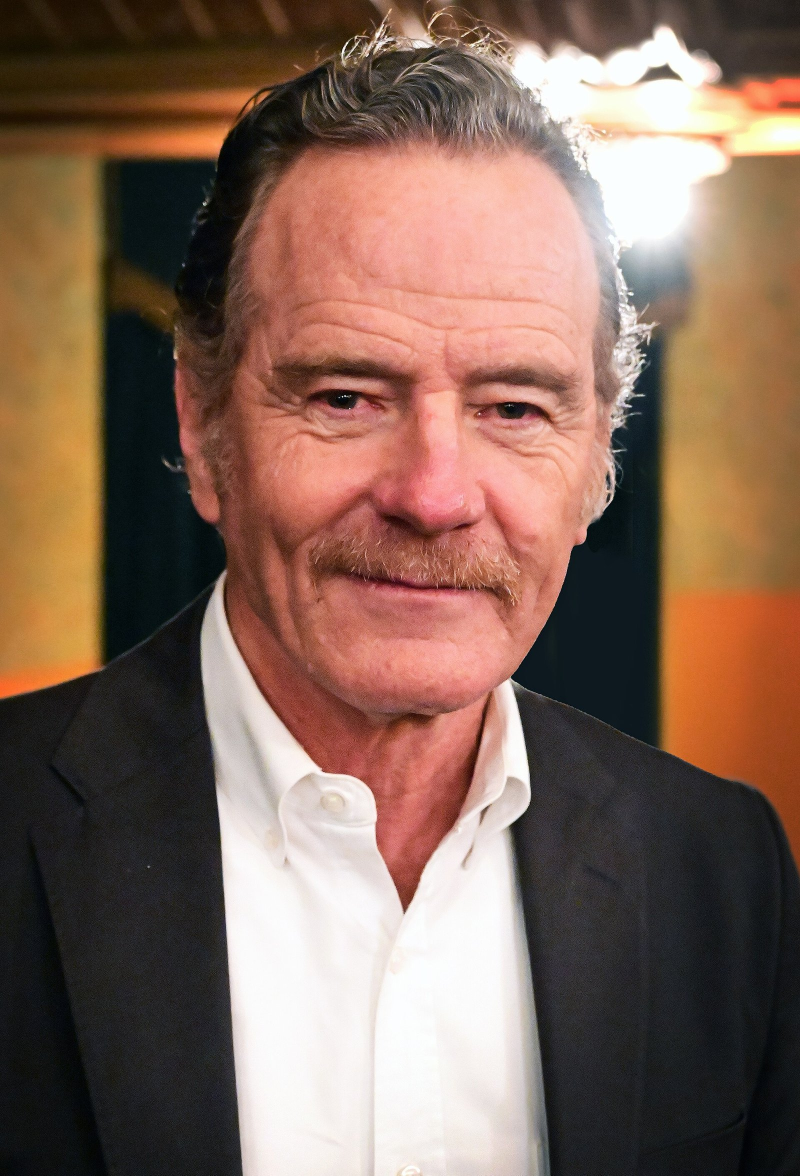
#> input picture assets/uploads/bryan-cranston-leva-all-my-sons-de-ivo-van-hove-a-broadway-em-marco-de-2027-original-a-1794843881472.jpg, 1600 x 2351 px (shown at 1/2 size)
$ python -i mesa_pedro.py   (imports and definitions only)
#> lines starting #> are read from the running program, lines starting #| are printed output that depends on the picture
#> further down, picture is the input picture: PIL image 1600x2351 RGB; mean R, G, B 131.4, 103.6, 89.6
#!/usr/bin/env python3
# -*- coding: utf-8 -*-
"""A mesa do Pedro: o braço do manual tools/PEDRO.md.

Matérias assinadas por Pedro Amaral, escritas nesta conversa do Claude,
entregues a ele aqui e publicadas no site só depois que ele aprova e marca a
hora (ordem dele, 14/10/2026).

REGRA CANÔNICA (ordem do Pedro, 14/10/2026): NADA VAI AO AR SEM O PEDRO
AUTORIZAR NESTA CONVERSA E DIZER A HORA. A rodada escreve, guarda o rascunho
em import/mesa-pedro/ (fica no repositório, nunca no site) e entrega aqui.
Publicar exige --ok, que só se usa depois da autorização dele, e uma hora.
Nunca duas matérias juntas: o script recusa publicar a menos de ESPACO_MIN
minutos de outra matéria dele.

Uso:
  python3 tools/mesa_pedro.py capa --slug SLUG (--url URL | --commons "File:X.jpg" | --arte N) [--foco auto|moldura|alto|centro|baixo]
  python3 tools/mesa_pedro.py confere PACOTE.json [...] [--rascunho]
  python3 tools/mesa_pedro.py ja-saiu "palavras chave"
  python3 tools/mesa_pedro.py guarda PACOTE.json [...]            # rascunho na mesa, aguardando o Pedro
  python3 tools/mesa_pedro.py horarios [--n 4]                     # próximos horários livres do relógio da casa
  python3 tools/mesa_pedro.py proximo-7h [--n 5]                   # a fila das frias (7h, dias úteis)
  python3 tools/mesa_pedro.py proximo-fds [--n 5]                  # sábados e domingos livres às 17h (segunda fria do dia)
  python3 tools/mesa_pedro.py publica SLUG --ok --em "15/10 09:00"  # só depois da autorização do Pedro
  python3 tools/mesa_pedro.py publica SLUG [...] --ok --proximo-7h  # frias aprovadas, uma por dia
  python3 tools/mesa_pedro.py publica SLUG [...] --ok --proximo-fds # frias aprovadas, 17h de sábado e domingo
  python3 tools/mesa_pedro.py descarta SLUG [...] --motivo "..."   # o Pedro recusou
  python3 tools/mesa_pedro.py remove SLUG --motivo "..."           # tira do ar

A cópia de produção: o site é montado a partir da branch PRODUCAO. Se a pasta
atual já está nela, é ela. Senão, o script mantém um worktree dessa branch em
../FOYER-PRODUCAO (ou em $FOYER_PRODUCAO) e publica por ele. A branch de
desenvolvimento nunca recebe matéria.
"""
import argparse
import glob
import html
import io
import json
import os
import re
import shutil
import subprocess
import sys
import time
import unicodedata
from datetime import datetime, timedelta, timezone

ROOT = os.path.dirname(os.path.dirname(os.path.abspath(__file__)))
PRODUCAO = 'claude/foyer-digital-redesign-14l2b6'
BASE_URL = 'https://foyer.digital'
AUTOR = 'Pedro Amaral'
ORIGEM = 'mesa-pedro'
MESA = 'import/mesa-pedro'           # os rascunhos aguardando o Pedro (nunca vão ao site)
ESPACO_MIN = 60                      # minutos mínimos entre duas matérias dele
RELOGIO = (7, 9, 12, 15, 18, 20)     # as horas cheias da casa, em Brasília
UA = ('Mozilla/5.0 (X11; Linux x86_64) AppleWebKit/537.36 (KHTML, like Gecko) '
      'Chrome/128.0 Safari/537.36 FOYER-mesa/1.0 (+https://www.foyer.digital)')
COAUTOR = 'Co-Authored-By: Claude Fable 5.1 <noreply@anthropic.com>'

CATS = {'Teatro', 'Teatro Musical', 'Notícia', 'Cinema', 'Streaming', 'Música', 'Show',
        'Dança', 'Exposições', 'Literatura', 'Televisão', 'Audições', 'Edital', 'Festa',
        'Programa', 'Guia', 'Bastidores', 'Entenda', 'Memória'}
CATS_SO_SECUNDARIA = {'Em Cartaz'}

# porte: (piso, teto de palavras, mínimo e máximo de intertítulos).
# Régua de 14/10/2026, com base no que o mercado produz (medido): notícia
# cultural de 230 a 520 palavras (Omelete, CNN Brasil, Deadline, Exame),
# análise de 600 a 950 (Playbill, Agência Brasil, Gazeta do Povo), entrevista
# e perfil acima de 2.000 (CNN Brasil). O FOYER promete o tratamento que o
# mercado não faz, então a quente fica acima da notícia do mercado e a
# reportagem acima da análise dele. Piso é de substância: encher é proibido.
PORTES = {
    'nota':       (250, 400, 0, 0),
    'quente':     (600, 900, 1, 3),
    'contexto':   (1000, 1500, 3, 5),
    'perfil':     (1200, 2000, 3, 6),
    'resposta':   (700, 1000, 2, 4),
    'explicador': (1000, 1500, 3, 5),
    'lista':      (1200, 1800, 7, 12),
    # agenda da semana (ordem do Pedro, 19/11/2026): quintas, SP às 6h e Rio às 8h,
    # de quinta a domingo, 10 a 12 indicações com foto e serviço; um intertítulo por item
    'agenda':     (1300, 2600, 8, 14),
}
PORTES_FRIOS = {'resposta', 'lista', 'explicador'}
MESES = ['janeiro', 'fevereiro', 'março', 'abril', 'maio', 'junho', 'julho', 'agosto', 'setembro', 'outubro', 'novembro', 'dezembro']
# na fria, frases que deixam de ser verdade em meses (manual, seção 2)
ENVELHECE_MAL = re.compile(
    r'\b(ainda não|ainda est[áa]|sem data|até o momento|até agora|até o fechamento|por enquanto|no momento(?! d[oa]\b)|'
    r'segue em cartaz|está em cartaz|esta semana|este fim de semana|neste mês|nos próximos dias|em breve|'
    r'enquanto a data não sai|em \d{1,2} de (?:janeiro|fevereiro|março|abril|maio|junho|julho|agosto|setembro|outubro|novembro|dezembro)(?: de 20\d\d)?, o \w+ registrava)\b', re.I)
# apuração mínima (URLs lidas) por porte
APURACAO_MIN = {'nota': 2, 'quente': 4, 'contexto': 6, 'perfil': 6, 'resposta': 4, 'explicador': 5, 'lista': 5, 'agenda': 10}
# movimentos do repertório do Pedro: são dele, não são fôrma. No máximo uma
# vez por semana cada um, somando todas as matérias dele.
REPERTORIO = ['conta desta redação', 'vale ficar de olho', 'vale olhar']

AGENCIAS = ['getty', 'reuters', 'afp', 'folhapress', 'associated press', 'shutterstock',
            'istock', 'alamy', 'estadão conteúdo', 'estadao conteudo', 'epa images', 'zuma press']

FORMULAS = [
    r'\bnão é (?:um|uma|o|a)?\s*\w+, (?:é|mas) ', r'\bmais do que (?:um|uma)?\s*\w+, (?:é|são) ',
    r'\bverdadeir[oa]s? \w+', r'\bnão é (?:um )?detalhe\b', r'\bprova de que\b', r'\bé aí que entra\b',
    r'\bo resultado\?', r'\bvale lembrar\b', r'\bvale destacar\b', r'\bvale ressaltar\b',
    r'\bé importante (?:ressaltar|destacar|lembrar)\b', r'\bnesse sentido\b', r'\bneste sentido\b',
    r'\bnesse contexto\b', r'\bneste contexto\b', r'\bem suma\b', r'\bem resumo\b', r'\bpor fim\b',
    r'\bseja \w+, seja \w+', r'\bnão por acaso\b', r'\blonge de ser\b', r'\buma espécie de\b',
    r'\bem meio a\b', r'\bem um cenário\b', r'\bnum cenário\b', r'\bcom o avanço d[aeo]s?\b',
    r'\bespecialistas (?:afirmam|dizem|apontam|alertam|explicam)\b', r'\bao foyer\b',
]
CLICHES = ['imperdível', 'vibrante', 'emocionante', 'icônic', 'mergulh', 'celebra', 'promete emocionar',
           'promete encantar', 'experiência única', 'sucesso absoluto', 'vem conquistando',
           'não poderia ser diferente']
RESUMO_FINAL = r'^(?:assim|dessa forma|desse modo|portanto|em suma|em resumo|por fim|ou seja)\b'
TEMPO_NO_TITULO = r'\b(?:hoje|ontem|amanhã|nest[ae] (?:segunda|terça|quarta|quinta|sexta|sábado|domingo|semana|manhã|tarde|noite))\b'

LICENCAS_OK = re.compile(r'^(cc0|public domain|pd[- ]|cc[- ]by(?:[- ]sa)?(?:[- ]\d(?:\.\d)?)?|attribution)', re.I)
LICENCAS_NAO = re.compile(r'\b(nc|nd|non[- ]?commercial|no[- ]?deriv|fair use|non-free|copyright)\b', re.I)

TAMANHOS_THUMB = (1920, 1280, 960, 500)   # larguras padrão do Wikimedia (mediawiki.org/wiki/Common_thumbnail_sizes); fora delas o servidor responde 400 ou 429


# [14 lines left out: function _thumb_padrao, not called in this run]


ARTES = {1: 'arte-1-refletor', 2: 'arte-2-cortina', 3: 'arte-3-plateia',
         4: 'arte-4-arena', 5: 'arte-5-urdimento', 6: 'arte-6-degraus'}
ARTES_LEGENDA = {1: 'Arte da identidade do FOYER: o ator sob o refletor',
                 2: 'Arte da identidade do FOYER: a cortina e a ribalta',
                 3: 'Arte da identidade do FOYER: alguém na plateia',
                 4: 'Arte da identidade do FOYER: o teatro de arena',
                 5: 'Arte da identidade do FOYER: as cordas da coxia',
                 6: 'Arte da identidade do FOYER: a subida ao palco'}


# ---------------------------------------------------------------- utilidades

# [40 lines left out: functions _git, _branch_atual, producao, not called in this run]


def _agora():
    return datetime.now(timezone.utc)


def _iso_ms(dt):
    return dt.astimezone(timezone.utc).strftime('%Y-%m-%dT%H:%M:%S.000Z')


# [6 lines left out: function _brt, not called in this run]


def _sem_acento(s):
    return ''.join(c for c in unicodedata.normalize('NFKD', s) if not unicodedata.combining(c)).lower()


def _le_json(c):
    with open(c, encoding='utf-8') as f:
        return json.load(f)


# [165 lines left out: functions _grava_json, _slugs_acervo, _publish_por_slug, _novas, _abre, _baixa and 3 more, not called in this run]


def _moldura_16_9(im):
    """Foto em pé inteira sobre um fundo 16:9 feito dela mesma, desfocado e
    escurecido. É o `contain` que a casa permite (imagem inteira, com sobra),
    e evita decapitar retrato fechado, que o corte pelo topo faz."""
    from PIL import Image, ImageEnhance, ImageFilter
    W = 1600
    H = 900
    fundo = im.convert('RGB')
    esc = max(W / fundo.width, H / fundo.height)
#> esc = 1
    fundo = fundo.resize((round(fundo.width * esc), round(fundo.height * esc)), Image.LANCZOS)
    x, y = (fundo.width - W) // 2, (fundo.height - H) // 2
#> x = 0; y = 725
    fundo = fundo.crop((x, y, x + W, y + H)).filter(ImageFilter.GaussianBlur(30))
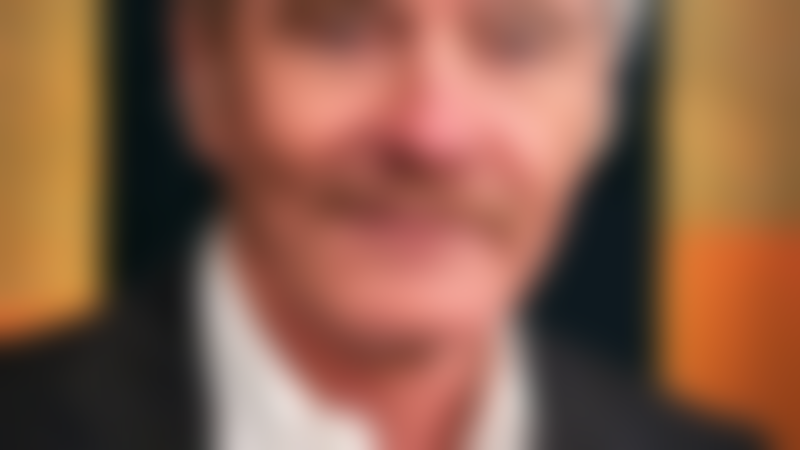
#> fundo: PIL image 1600x900 RGB (shown at 1/2 size); mean R, G, B 137.4, 92.9, 72.1
    fundo = ImageEnhance.Brightness(fundo).enhance(0.5)
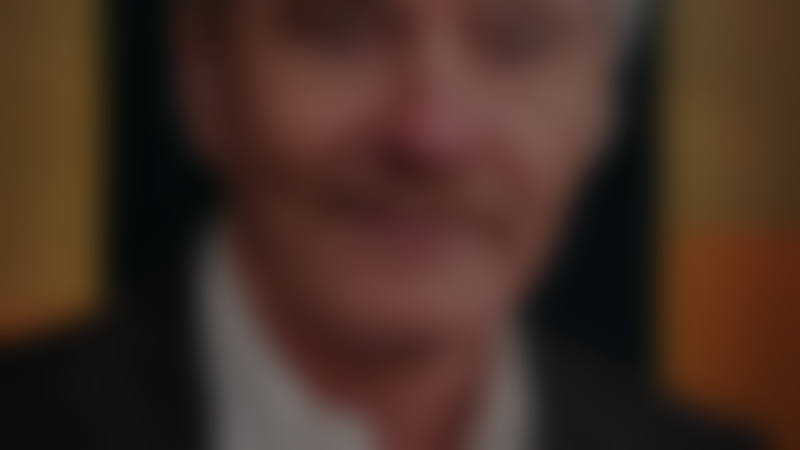
#> fundo: PIL image 1600x900 RGB (shown at 1/2 size); mean R, G, B 68.5, 46.2, 35.8
    frente = im.convert('RGB')
    esc2 = min(W / frente.width, H / frente.height)
#> esc2 = 0.383
    frente = frente.resize((round(frente.width * esc2), round(frente.height * esc2)), Image.LANCZOS)
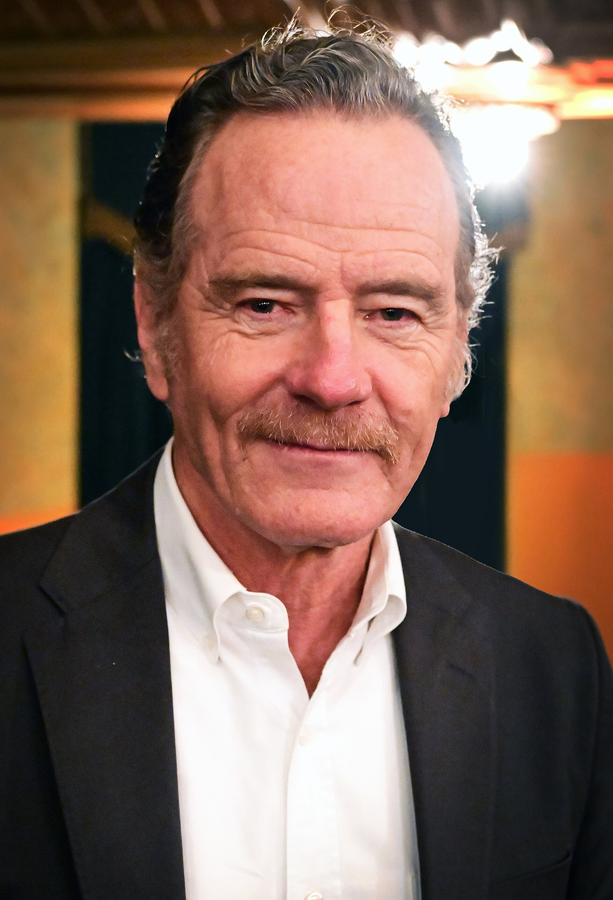
#> frente: PIL image 613x900 RGB; mean R, G, B 131.4, 103.6, 89.6
    fundo.paste(frente, ((W - frente.width) // 2, (H - frente.height) // 2))
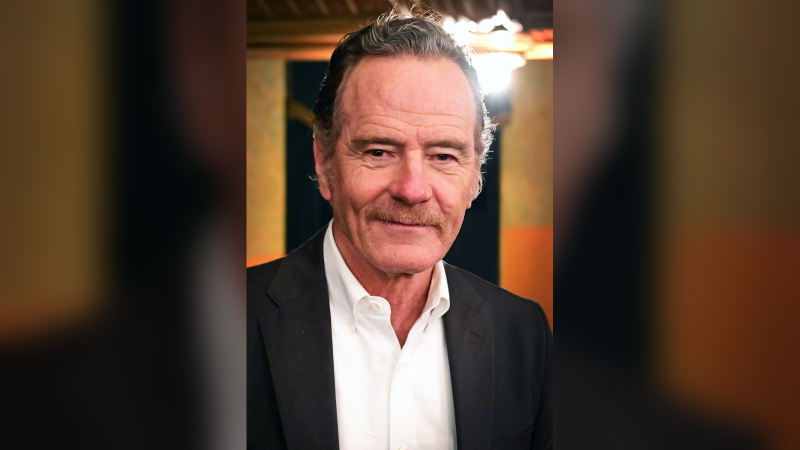
#> fundo: PIL image 1600x900 RGB (shown at 1/2 size); mean R, G, B 84.4, 64.1, 50.7
    return fundo


# [280 lines left out: functions _lado, _capa_dupla, _fonte_imagem, cmd_capa_dupla, _commons_info, _commons_pagina and 2 more, not called in this run]


def _blocos(corpo):
    return [b.strip() for b in re.split(r'\n\s*\n', corpo.strip()) if b.strip()]


# [20 lines left out: functions _e_intertitulo, _paragrafos_prosa, _frases, not called in this run]


def _palavras(corpo):
    return len(re.findall(r"[\wÀ-ÿ'’-]+", _texto_limpo(corpo)))


# [848 lines left out: functions _intertitulos, _tira_nomes, auditar, cmd_confere, cmd_ja_saiu, _proximos_7h and 18 more, not called in this run]


# [2 lines not run here, left out]

>>> from PIL import Image
>>> picture = Image.open('../assets/uploads/bryan-cranston-leva-all-my-sons-de-ivo-van-hove-a-broadway-em-marco-de-2027-original-a-1794843881472.jpg')
>>> result = _moldura_16_9(picture)
